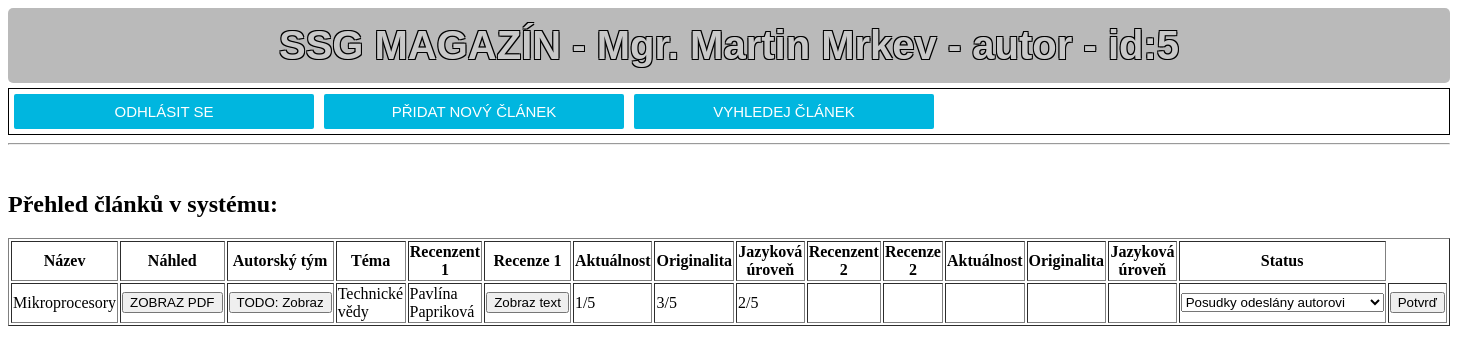
The app's page /home.php (signed in) with its own data.
### tables this page shows
CREATE TABLE `ssg_article` (
  `id_art` int(11) NOT NULL,
  `title` varchar(50) NOT NULL,
  `file` varchar(128) NOT NULL,
  `status` int(11) NOT NULL,
  `theme` varchar(3) NOT NULL,
  `autor` int(11) NOT NULL,
  `recenzent1` int(11) NOT NULL,
  `recenze1` varchar(4096) NOT NULL,
  `akt1` int(11) NOT NULL,
  `orig1` int(11) NOT NULL,
  `lang1` int(11) NOT NULL,
  `recenzent2` int(11) NOT NULL,
  `recenze2` varchar(4096) NOT NULL,
  `akt2` int(11) NOT NULL,
  `orig2` int(11) NOT NULL,
  `lang2` int(11) NOT NULL
);

CREATE TABLE `ssg_users` (
  `id_staff` int(11) NOT NULL,
  `user_name` varchar(100) NOT NULL,
  `password` varchar(100) NOT NULL,
  `user_full_name` varchar(100) NOT NULL,
  `tag` varchar(20)  NOT NULL,
  `mail` varchar(100) NOT NULL
);

### www/home.php (the view, shortened to what this page needs)
<?php
include "db_conn.php";
if (isset($_SESSION['id']) && isset($_SESSION['login'])) {
$role = $_SESSION['role'];
$titleName = $_SESSION['name'] . " - " . $role . " - id:" . $_SESSION['id'];
 ?>
<!DOCTYPE html>
<html>
<head>
    <link rel="stylesheet" type="text/css" href="style-main.css">
</head>
<body>
<div class="logo">
SSG MAGAZÍN - <?php echo $titleName;?>
</div>
<div class="button-panel">
    <form action="logout.php" method="post">
		  <input type="submit" class="button" title="Log Out" name="logout" value="Odhlásit se">
     </form>
     <form action="newArticle_a.php" method="post">
		  <input type="submit" class="button" title="Přidat nový článek" name="newArticle" value="Přidat nový článek">
     </form>
     <form action="searchCorpse_a.php" method="post">
		  <input type="submit" class="button" title="Vyhledej" name="search" value="Vyhledej článek">
     </form>
</div>
<hr>
<br>
<h2>Přehled článků v systému:</h2>
<table border="1">
    <tr>
        <th>Název</th>
        <th>Náhled</th>
        <th>Autorský tým</th>
        <th>Téma</th>
        <th>Recenzent 1</th>
        <th>Recenze 1</th>
        <th>Aktuálnost</th>
        <th>Originalita</th>
        <th>Jazyková úroveň</th>
        <th>Recenzent 2</th>
        <th>Recenze 2</th>
        <th>Aktuálnost</th>
        <th>Originalita</th>
        <th>Jazyková úroveň</th>
        <?php if($role != "guest") echo "<th>Status</th>"; ?>
    </tr>
<?php
    if($role == "autor") $sql = "SELECT * FROM ssg_article WHERE " . $_SESSION['id'] . " = autor";
    $result = mysqli_query($conn, $sql);
    while ($article = mysqli_fetch_array($result)) {
        echo "<tr>";
        $id = $article['id_art'];
        $title = $article['title'];
        $theme = $article['theme'];
        $recenzent1 = $article['recenzent1'];
        $akt1 = $article['akt1'];
        $orig1 = $article['orig1'];
        $lang1 = $article['lang1'];
        $recenzent2 = $article['recenzent2'];
        $akt2 = $article['akt2'];
        $orig2 = $article['orig2'];
        $lang2 = $article['lang2'];
        $status = $article['status'];
?>
<?php    if($role == "redaktor" or $role == "šéfredaktor") echo "<td>".$id."</td>";
        echo "<td>".$title."</td>";
?>
            <td> <form action="showFile.php" method=post>
                    <input type="submit" value="ZOBRAZ PDF">
                </form> </td>
            <td><form action=""><input type="submit" value="TODO: Zobraz"></form></td>
<?php       switch ($theme) {
                case "TEC":
                    echo "<td>Technické vědy</td>"; break;
            }
?>
<form action="home_b.php" method=post>
 <?php  if($role == "redaktor" or $role == "šéfredaktor"){
            echo "<td><select name=\"rec1\" id=\"rec1\">";
            if($recenzent1 == 0) {
                echo "<option selected value=\"0\">VYBER</option>";
            } else {
                echo "<option value=\"0\">VYBER</option>";
            }
            $sql = "select id_staff, user_full_name from ssg_users where tag='recenzent'";
            $recenzents = mysqli_query($conn, $sql);
            while ($recenzent = mysqli_fetch_array($recenzents)) {
                $rec_name = $recenzent['user_full_name'];
                $rec_id = $recenzent['id_staff'];
                if($recenzent1 == $rec_id){ echo "<option selected value=".$rec_id.">".$rec_name."</option>";}
                    else {echo "<option value=".$rec_id.">".$rec_name."</option>";}
            }
            echo "</select></td>";
        } else {
            $sql = "select user_full_name from ssg_users where id_staff='" . $recenzent1 . "'";
            $recenzents = mysqli_query($conn, $sql);
            $recenzent = mysqli_fetch_array($recenzents);
            echo "<td>" . $recenzent['user_full_name'] . "</td>";
        }
        if($recenzent1 == 0) {
            echo "<td></td>";
        } else {
            echo "<td><input type=\"submit\" value=\"Zobraz text\"></td>";
        }
        if ($recenzent1 == $_SESSION['id']){
            echo "<td><input type=\"text\" size=\"1\" id=\"new_akt1\" name=\"new_akt1\" value=\"" . $akt1 ."\">/5</td>";
            echo "<td><input type=\"text\" size=\"1\" id=\"new_akt1\" name=\"new_akt1\" value=\"" . $orig1 ."\">/5</td>";
            echo "<td><input type=\"text\" size=\"1\" id=\"new_akt1\" name=\"new_akt1\" value=\"" . $lang1 ."\">/5</td>";
        } else {
            if ($akt1 != 0) {echo "<td>".$akt1."/5</td>";} else { echo "<td></td>";}
            if ($orig1 != 0) {echo "<td>".$orig1."/5</td>";} else { echo "<td></td>";}
            if ($lang1 != 0) {echo "<td>".$lang1."/5</td>";} else { echo "<td></td>";}
        }
        if($role == "redaktor" or $role == "šéfredaktor"){
            echo "<td><select name=\"rec2\" id=\"rec2\">";
            if($recenzent2 == 0) {
                echo "<option selected value=\"0\">VYBER</option>";
            } else {
                echo "<option value=\"0\">VYBER</option>";
            }
            $sql = "select id_staff, user_full_name from ssg_users where tag='recenzent'";
            $recenzents = mysqli_query($conn, $sql);
            while ($recenzent = mysqli_fetch_array($recenzents)) {
                $rec_name = $recenzent['user_full_name'];
                $rec_id = $recenzent['id_staff'];
                if($recenzent2 == $rec_id){ echo "<option selected value=".$rec_id.">".$rec_name."</option>";}
                    else {echo "<option value=".$rec_id.">".$rec_name."</option>";}
            }
            echo "</select></td>";
        } else {
            $sql = "select user_full_name from ssg_users where id_staff='" . $recenzent2 . "'";
            $recenzents = mysqli_query($conn, $sql);
            $recenzent = mysqli_fetch_array($recenzents);
            echo "<td>" . $recenzent['user_full_name'] . "</td>";
        }
        if($recenzent2 == 0) {
            echo "<td></td>";
        } else {
            echo "<td><input type=\"submit\" value=\"Zobraz text\"></td>";
        }
        if ($recenzent2 == $_SESSION['id']){
            echo "<td><input type=\"text\" size=\"1\" id=\"new_akt1\" name=\"new_akt1\" value=\"" . $akt2 ."\">/5</td>";
            echo "<td><input type=\"text\" size=\"1\" id=\"new_akt1\" name=\"new_akt1\" value=\"" . $orig2 ."\">/5</td>";
            echo "<td><input type=\"text\" size=\"1\" id=\"new_akt1\" name=\"new_akt1\" value=\"" . $lang2 ."\">/5</td>";
        } else {
            if ($akt2 != 0) {echo "<td>".$akt2."/5</td>";} else { echo "<td></td>";}
            if ($orig2 != 0) {echo "<td>".$orig2."/5</td>";} else { echo "<td></td>";}
            if ($lang2 != 0) {echo "<td>".$lang2."/5</td>";} else { echo "<td></td>";}
        }
?>
            <td><select name="status" id="status" >
                <option <?php if($status == 6) echo "selected" ?> value="6">Posudky odeslány autorovi</option>
            </select></td>
<?php
            if($role != "guest") echo "<td><input type=\"hidden\" name=\"id\" value=\"". $id ."\"></input><input type=\"submit\" value=\"Potvrď\"></td>";
        echo "</tr></form>";
    }
?>
</table>
</body>
</html>
<?php
}else{
     header("Location: index.php");
     exit();
}
?>

### www/style-main.css (style rules this page uses)
body { //color: #fff; font: 'Open Sans', sans-serif; background:url(img/bg1.jpg)no-repeat center center fixed; -webkit-background-size: cover; -moz-background-size: cover; -o-background-size: cover; background-size: cover; }
.logo { text-align: center; padding: 15px 0px; font-size: 40px; font-weight: 640; color: #c9c9c9; font-family:'sans-serif','helvetica'; text-shadow: -1px -1px 0 #000, 1px -1px 0 #000, -1px 1px 0 #000, 1px 1px 0 #000; background: rgba(0,0,0,0.27); border-radius: 5px; margin-bottom:5px; }
.button-panel { border: 1px solid black; overflow: hidden; }
.button { background: #00b6df; border: none; color: #fff; cursor: pointer; height: 35px; font-family: 'helvetica','Open Sans', sans-serif; font-size: 15px; text-align: center; text-transform: uppercase; transition: background 0.6s linear; margin:5px; width: 300px; float:left; }
.form-item input, .button-panel .button { border-radius: 2px }

### records on screen
ssg_article: title "Mikroprocesory", theme "Technické vědy", ssg_users.user_full_name "Pavlína Papriková", akt1 "1", orig1 "3", lang1 "2", recenzent2 0 (drawn), status "Posudky odeslány autorovi"

### other values on screen
$titleName "Mgr. Martin Mrkev - autor - id:5"
